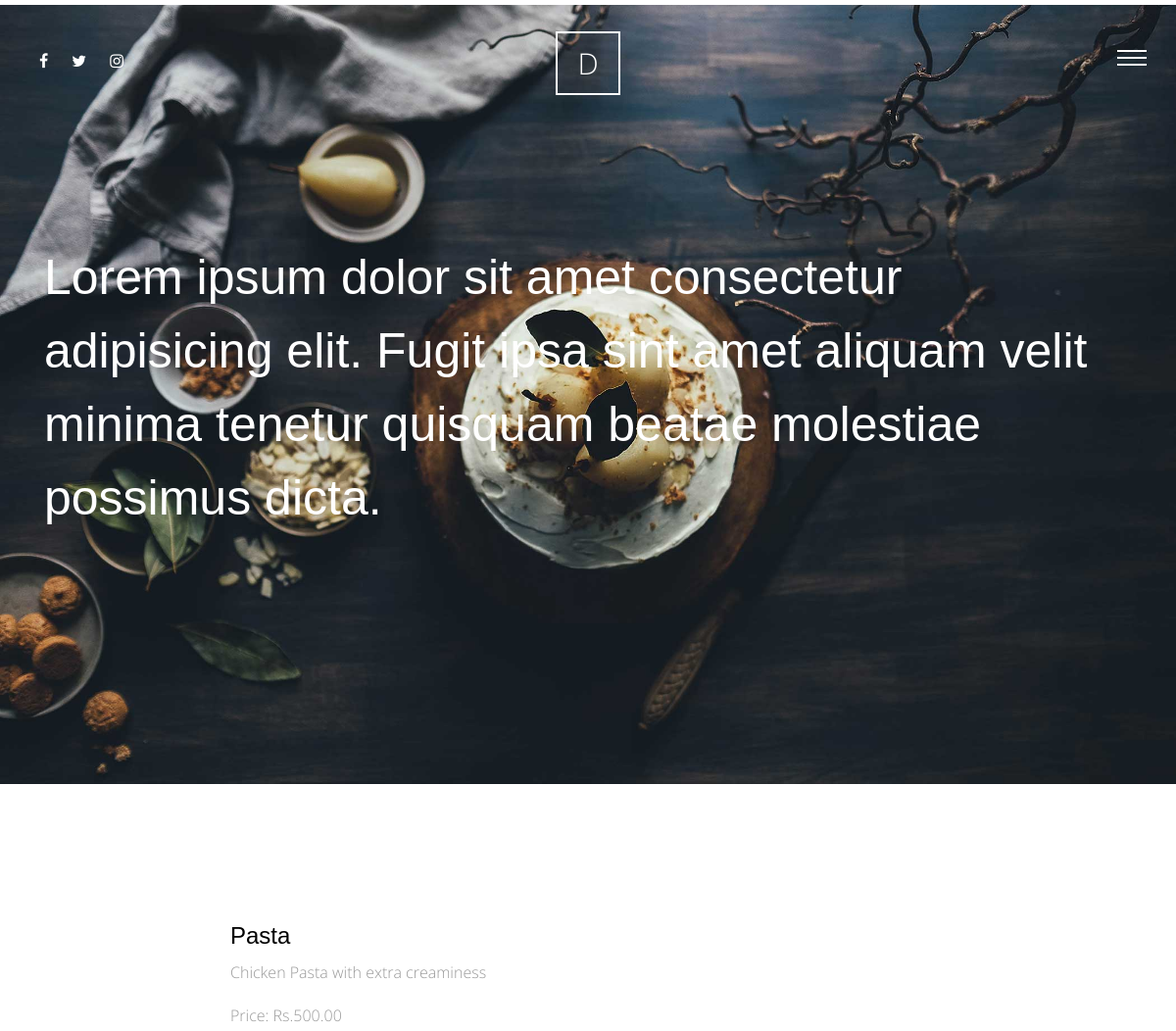
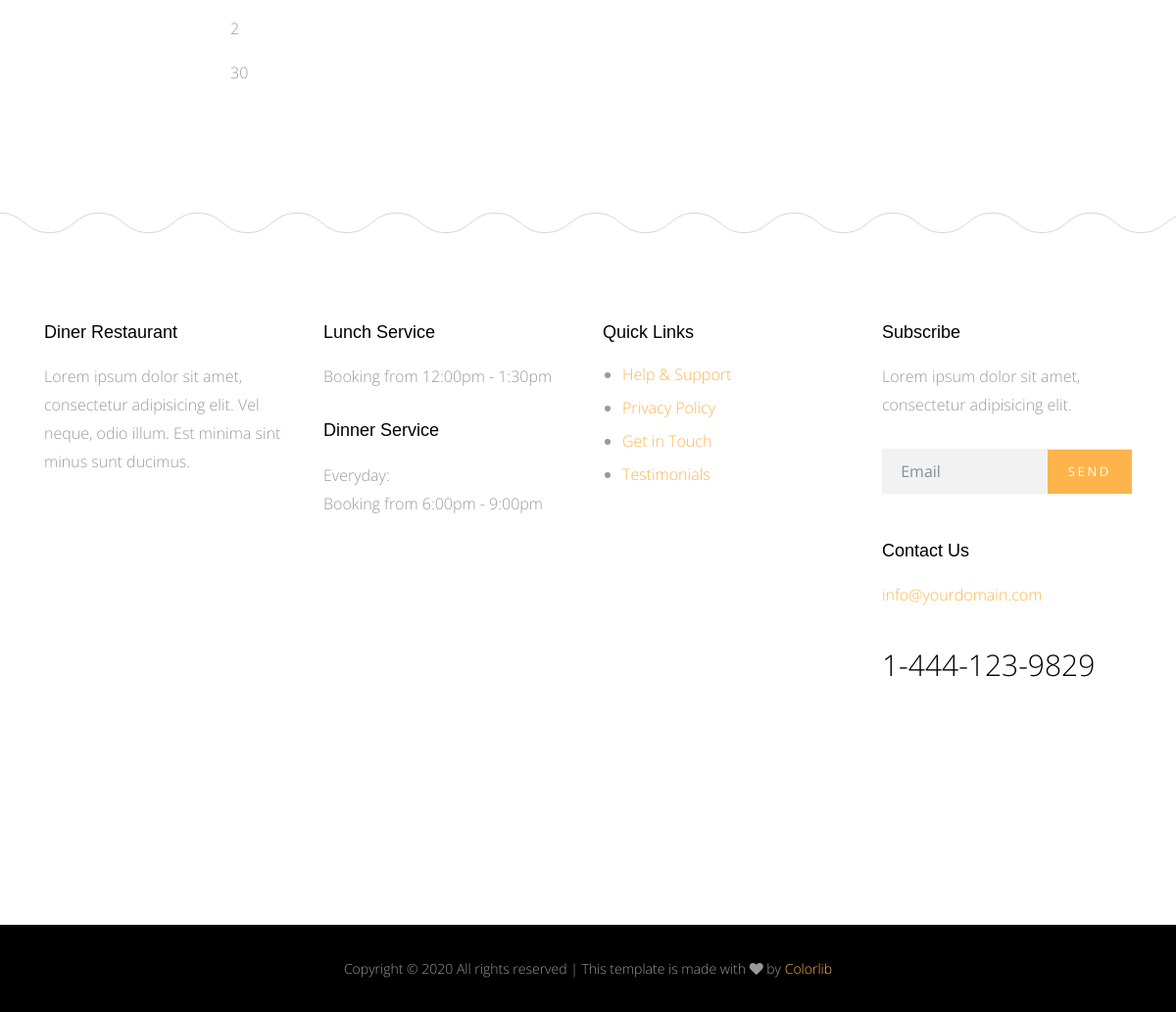
The app's page /meals/pasta with its own data (2 pictures, top to bottom).
### meals/models.py (models this page shows, shortened)
class Meal(models.Model):
    name = models.CharField(max_length=50)
    category = models.ForeignKey('Category', on_delete=models.CASCADE, null=True)
    description = models.TextField()
    people = models.IntegerField()
    price = models.DecimalField(max_digits=5, decimal_places=2)
    preparation_time = models.IntegerField()
    image = models.ImageField(upload_to='meals/')
    slug = models.SlugField(null=True,blank=True)

### meals/views.py (the view)
# urls.py: path('<slug>', MealDetail.as_view(), name="mealdetail"),
class MealDetail(DetailView):
    model = Meal
    template_name = "meals/mealsdetail.html"

### meals/templates/meals/mealsdetail.html (shortened to what this page needs)
{% extends 'base.html' %} {% block content %} {% load static %}
<div class="main-wrap">
    <div class="cover_1">
        <div class="img_bg" style="background-image: url({% static 'img/slider-1.jpg' %});" data-stellar-background-ratio="0.5">
            <div class="container">
                <div class="row align-items-center">
                    <div class="col-md-12" data-aos="fade-up">
                        <h2 class="heading">Lorem ipsum dolor sit amet consectetur adipisicing elit. Fugit ipsa sint amet aliquam velit minima tenetur quisquam beatae molestiae possimus dicta.</h2>
                    </div>
                </div>
            </div>
        </div>
    </div>
    <div class="section">
        <div class="container">
            <div class="row justify-content-center">
                <div class="col-md-8" data-aos="fade-up">
                    <h4>{{meal.name}}</h4>
                    <p>{{meal.description}}</p>
                    <p>Price: Rs.{{meal.price}}</p>
                    <p>{{meal.people}}</p>
                    <p>{{meal.preparation_time}}</p>
                </div>
            </div>
        </div>
    </div>
</div>
{% endblock %}

### static/css/style.css (style rules this page uses)
html { overflow-x: hidden; }
body { background: #fff; font-family: "Open Sans", cursive; font-size: 16px; line-height: 1.8; font-weight: 300; color: #999999; }
h1, h2, h3, h4, h5 { color: #000; font-family: "Playfair Display", Arial, sans-serif; }
.section { padding: 7em 0; }
.cover_1 { position: relative; }
.cover_1 .img_bg { background-repeat: no-repeat; background-size: cover !important; background-position: center center; }
.cover_1 .img_bg, .cover_1 .img_bg > .container > .row { min-height: 700px; height: 100vh; }
.cover_1 .heading { color: white; font-weight: 300; font-size: 30px; line-height: 1.5; }
@media (min-width: 768px) { .cover_1 .heading { font-size: 50px; line-height: 1.5; } }

### records on screen
Meal: name "Pasta", description "Chicken Pasta with extra creaminess", price "500.00", people "2", preparation_time "30"
